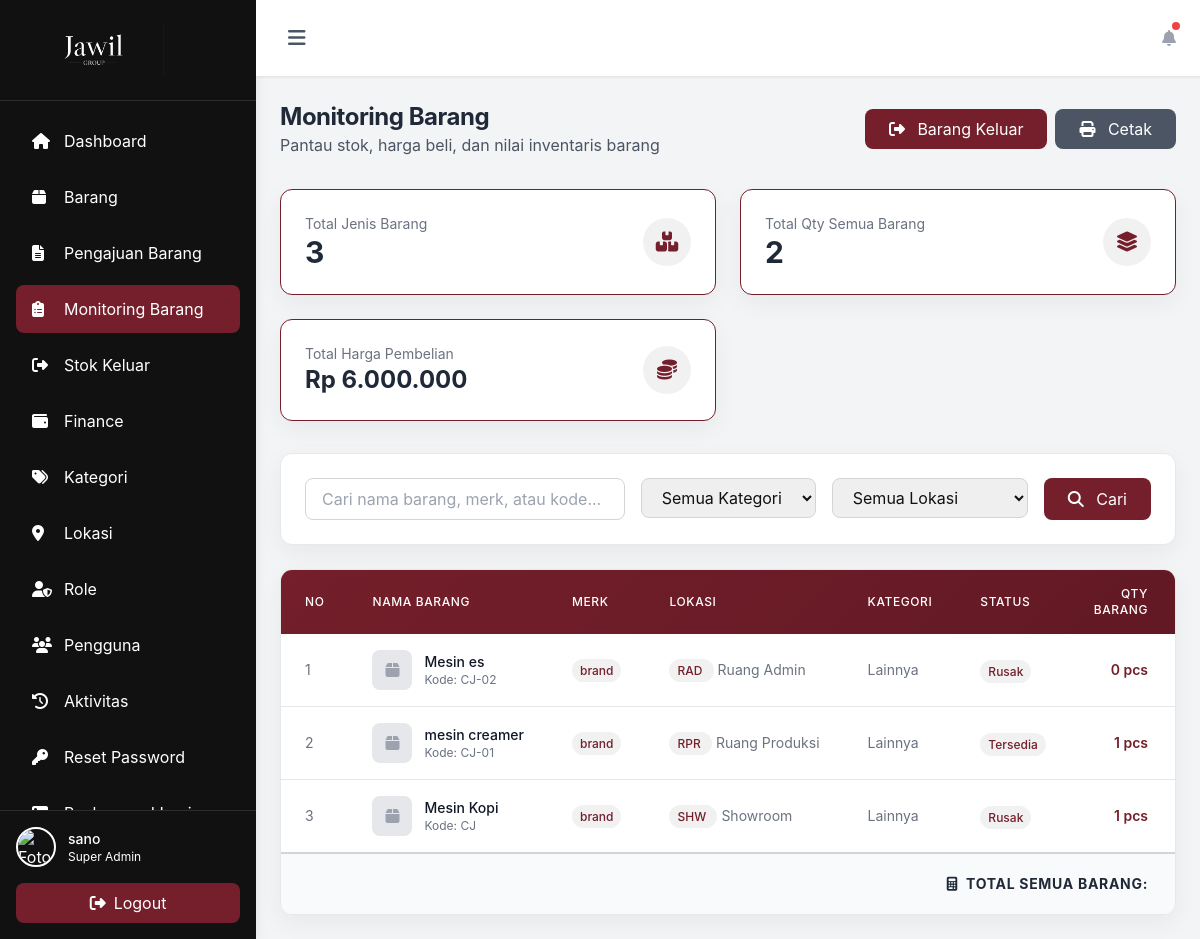
The page /finished_goods.php (signed in) on the database its author committed.
### tables this page shows
CREATE TABLE `menus` (
  `id` int(11) NOT NULL,
  `menu_name` varchar(50) NOT NULL,
  `menu_label` varchar(100) NOT NULL,
  `menu_icon` varchar(50) NOT NULL,
  `menu_url` varchar(100) NOT NULL,
  `menu_order` int(11) DEFAULT 0,
  `is_active` tinyint(1) DEFAULT 1,
  `created_at` timestamp NOT NULL DEFAULT current_timestamp()
);

CREATE TABLE `items` (
  `id` int(11) NOT NULL,
  `item_code` varchar(50) NOT NULL,
  `item_name` varchar(200) NOT NULL,
  `brand` varchar(100) DEFAULT NULL,
  `description` text DEFAULT NULL,
  `category_id` int(11) DEFAULT NULL,
  `location_id` int(11) DEFAULT NULL,
  `quantity` int(11) DEFAULT 0,
  `unit` varchar(20) DEFAULT 'pcs',
  `status` enum('available','in_use','maintenance','broken','lost') DEFAULT 'available',
  `purchase_date` date DEFAULT NULL,
  `purchase_price` decimal(15,2) DEFAULT NULL,
  `supplier` varchar(100) DEFAULT NULL,
  `image_path` varchar(255) DEFAULT NULL,
  `foto_atas` varchar(255) DEFAULT NULL,
  `foto_bawah` varchar(255) DEFAULT NULL,
  `foto_kanan` varchar(255) DEFAULT NULL,
  `foto_kiri` varchar(255) DEFAULT NULL,
  `photo_bon` varchar(255) DEFAULT NULL,
  `created_by` int(11) DEFAULT NULL,
  `created_at` timestamp NOT NULL DEFAULT current_timestamp(),
  `updated_at` timestamp NOT NULL DEFAULT current_timestamp() ON UPDATE current_timestamp()
);

CREATE TABLE `locations` (
  `id` int(11) NOT NULL,
  `location_name` varchar(100) NOT NULL,
  `location_code` varchar(20) NOT NULL,
  `description` text DEFAULT NULL,
  `address` text DEFAULT NULL,
  `created_at` timestamp NOT NULL DEFAULT current_timestamp(),
  `updated_at` timestamp NOT NULL DEFAULT current_timestamp() ON UPDATE current_timestamp()
);

CREATE TABLE `categories` (
  `id` int(11) NOT NULL,
  `category_name` varchar(100) NOT NULL,
  `description` text DEFAULT NULL,
  `created_at` timestamp NOT NULL DEFAULT current_timestamp(),
  `updated_at` timestamp NOT NULL DEFAULT current_timestamp() ON UPDATE current_timestamp()
);

### finished_goods.php (the view, shortened to what the rows shown need)
<?php
require_once 'includes/header.php';
$db = Database::getInstance();
$isAdmin = in_array((int)$user['role_id'], [1, 2], true);
$where = ['1=1'];
$params = [];
$whereClause = implode(' AND ', $where);
$items = $db->fetchAll("
    SELECT i.*, c.category_name, l.location_name, l.location_code
    FROM items i
    LEFT JOIN categories c ON i.category_id = c.id
    LEFT JOIN locations l ON i.location_id = l.id
    WHERE $whereClause
    ORDER BY i.created_at DESC
", $params);
?>
<div class="mb-8 flex flex-col md:flex-row md:items-center md:justify-between gap-4">
    <div>
        <h2 class="text-2xl font-bold text-gray-800">Monitoring Barang</h2>
    </div>
</div>
<div class="bg-white rounded-xl shadow-sm overflow-hidden">
    <div class="overflow-x-auto">
        <table class="w-full">
            <thead class="bg-gradient-to-r from-indigo-600 to-purple-600">
                <tr>
                    <th class="px-6 py-4 text-left text-xs font-medium text-white uppercase tracking-wider">No</th>
                    <th class="px-6 py-4 text-left text-xs font-medium text-white uppercase tracking-wider">Nama Barang</th>
                    <th class="px-6 py-4 text-left text-xs font-medium text-white uppercase tracking-wider">Merk</th>
                    <th class="px-6 py-4 text-left text-xs font-medium text-white uppercase tracking-wider">Lokasi</th>
                    <th class="px-6 py-4 text-left text-xs font-medium text-white uppercase tracking-wider">Kategori</th>
                    <th class="px-6 py-4 text-left text-xs font-medium text-white uppercase tracking-wider">Status</th>
                    <th class="px-6 py-4 text-right text-xs font-medium text-white uppercase tracking-wider">Qty Barang</th>
                    <?php if ($isAdmin): ?>
                    <th class="px-6 py-4 text-right text-xs font-medium text-white uppercase tracking-wider">Harga Beli Satuan</th>
                    <?php endif; ?>
                </tr>
            </thead>
            <tbody class="divide-y divide-gray-200">
                <?php if (count($items) > 0): ?>
                    <?php $no = 1; ?>
                    <?php foreach ($items as $item): ?>
                        <tr class="hover:bg-gray-50">
                            <td class="px-6 py-4 whitespace-nowrap text-sm text-gray-500">
                                <?php echo $no++; ?>
                            </td>
                            <td class="px-6 py-4 whitespace-nowrap">
                                <div class="flex items-center">
                                    <?php if ($item['image_path']): ?>
                                        <img src="<?php echo htmlspecialchars($item['image_path']); ?>" alt="" class="w-10 h-10 rounded-lg object-cover mr-3">
                                    <?php else: ?>
                                        <div class="w-10 h-10 bg-gray-200 rounded-lg flex items-center justify-center mr-3">
                                            <i class="fas fa-box text-gray-400"></i>
                                        </div>
                                    <?php endif; ?>
                                    <div>
                                        <p class="text-sm font-medium text-gray-900"><?php echo htmlspecialchars($item['item_name']); ?></p>
                                        <p class="text-xs text-gray-500">Kode: <?php echo htmlspecialchars($item['item_code']); ?></p>
                                    </div>
                                </div>
                            </td>
                            <td class="px-6 py-4 whitespace-nowrap text-sm text-gray-500">
                                <?php if ($item['brand']): ?>
                                    <span class="px-2 py-1 bg-blue-100 text-blue-800 rounded-full text-xs font-medium">
                                        <?php echo htmlspecialchars($item['brand']); ?>
                                    </span>
                                <?php else: ?>
                                    <span class="text-gray-400">-</span>
                                <?php endif; ?>
                            </td>
                            <td class="px-6 py-4 whitespace-nowrap text-sm text-gray-500">
                                <?php if ($item['location_name']): ?>
                                    <span class="px-2 py-1 bg-green-100 text-green-800 rounded-full text-xs font-medium mr-1">
                                        <?php echo htmlspecialchars($item['location_code']); ?>
                                    </span>
                                    <span><?php echo htmlspecialchars($item['location_name']); ?></span>
                                <?php else: ?>
                                    <span class="text-gray-400">-</span>
                                <?php endif; ?>
                            </td>
                            <td class="px-6 py-4 whitespace-nowrap text-sm text-gray-500">
                                <?php echo htmlspecialchars($item['category_name'] ?? '-'); ?>
                            </td>
                            <td class="px-6 py-4 whitespace-nowrap">
                                <?php
                                $statusColors = [
                                    'available' => 'bg-green-100 text-green-800',
                                    'in_use' => 'bg-blue-100 text-blue-800',
                                    'maintenance' => 'bg-yellow-100 text-yellow-800',
                                    'broken' => 'bg-red-100 text-red-800',
                                    'lost' => 'bg-gray-100 text-gray-800'
                                ];
                                $statusLabels = [
                                    'available' => 'Tersedia',
                                    'in_use' => 'Digunakan',
                                    'maintenance' => 'Maintenance',
                                    'broken' => 'Rusak',
                                    'lost' => 'Hilang'
                                ];
                                ?>
                                <span class="px-2 py-1 rounded-full text-xs font-medium <?php echo $statusColors[$item['status']]; ?>">
                                    <?php echo $statusLabels[$item['status']]; ?>
                                </span>
                            </td>
                            <td class="px-6 py-4 whitespace-nowrap text-sm text-gray-900 text-right font-semibold">
                                <span class="<?php echo $item['quantity'] < 5 ? 'text-red-600' : 'text-gray-900'; ?>">
                                    <?php echo number_format($item['quantity']); ?> <?php echo htmlspecialchars($item['unit']); ?>
                                </span>
                            </td>
                            <?php if ($isAdmin): ?>
                            <td class="px-6 py-4 whitespace-nowrap text-sm text-gray-900 text-right">
                            </td>
                            <?php endif; ?>
                        </tr>
                    <?php endforeach; ?>
                <?php endif; ?>
            </tbody>
        </table>
    </div>
</div>
<?php require_once 'includes/footer.php'; ?>

### includes/header.php (shortened to what the rows shown need)
<?php
require_once __DIR__ . '/auth.php';
$auth->requireLogin();
$user = $auth->getCurrentUser();
?>
<!DOCTYPE html>
<html lang="id">
<head>
    <script src="https://cdn.tailwindcss.com"></script>
    <link rel="stylesheet" href="https://cdnjs.cloudflare.com/ajax/libs/font-awesome/6.4.0/css/all.min.css">
</head>
<body class="bg-gray-100">
    <div class="flex h-screen overflow-hidden">
        <aside id="desktopSidebar" class="w-64 bg-white shadow-lg flex-shrink-0 hidden md:block">
            <nav class="p-4 space-y-2">
                <?php
                $accessibleMenus = $auth->getAccessibleMenus();
                foreach ($accessibleMenus as $menu):
                ?>
                <a href="<?php echo $menu['menu_url']; ?>" class="sidebar-link flex items-center space-x-3 px-4 py-3 rounded-lg text-gray-700 transition <?php echo basename($_SERVER['PHP_SELF']) == basename($menu['menu_url']) ? 'active' : ''; ?>">
                    <i class="fas <?php echo $menu['menu_icon']; ?> w-5"></i>
                    <span><?php echo $menu['menu_label']; ?></span>
                </a>
                <?php endforeach; ?>
            </nav>
        </aside>
        <div class="flex-1 flex flex-col overflow-hidden">
            <main class="flex-1 overflow-y-auto p-6">

### rows shown on the page
menus: menu_label "Dashboard"
menus: menu_label "Barang"
menus: menu_label "Pengajuan Barang"
menus: menu_label "Monitoring Barang"
menus: menu_label "Stok Keluar"
menus: menu_label "Finance"
menus: menu_label "Kategori"
menus: menu_label "Lokasi"
menus: menu_label "Role"
menus: menu_label "Pengguna"
menus: menu_label "Aktivitas"
menus: menu_label "Reset Password"
items: item_name "Mesin es", item_code "CJ-02", brand "brand", location.location_code "RAD", location.location_name "Ruang Admin", category.category_name "Lainnya", status "Rusak", quantity "0", unit "pcs"
items: item_name "mesin creamer", item_code "CJ-01", brand "brand", location.location_code "RPR", location.location_name "Ruang Produksi", category.category_name "Lainnya", status "Tersedia", quantity "1", unit "pcs"
items: item_name "Mesin Kopi", item_code "CJ", brand "brand", location.location_code "SHW", location.location_name "Showroom", category.category_name "Lainnya", status "Rusak", quantity "1", unit "pcs"

### other values the page prints
$user['full_name'] "sano"
$user['role_name'] "Super Admin"
count($items) "3"
$totalQuantity "2"
$grandTotal "6.000.000"
